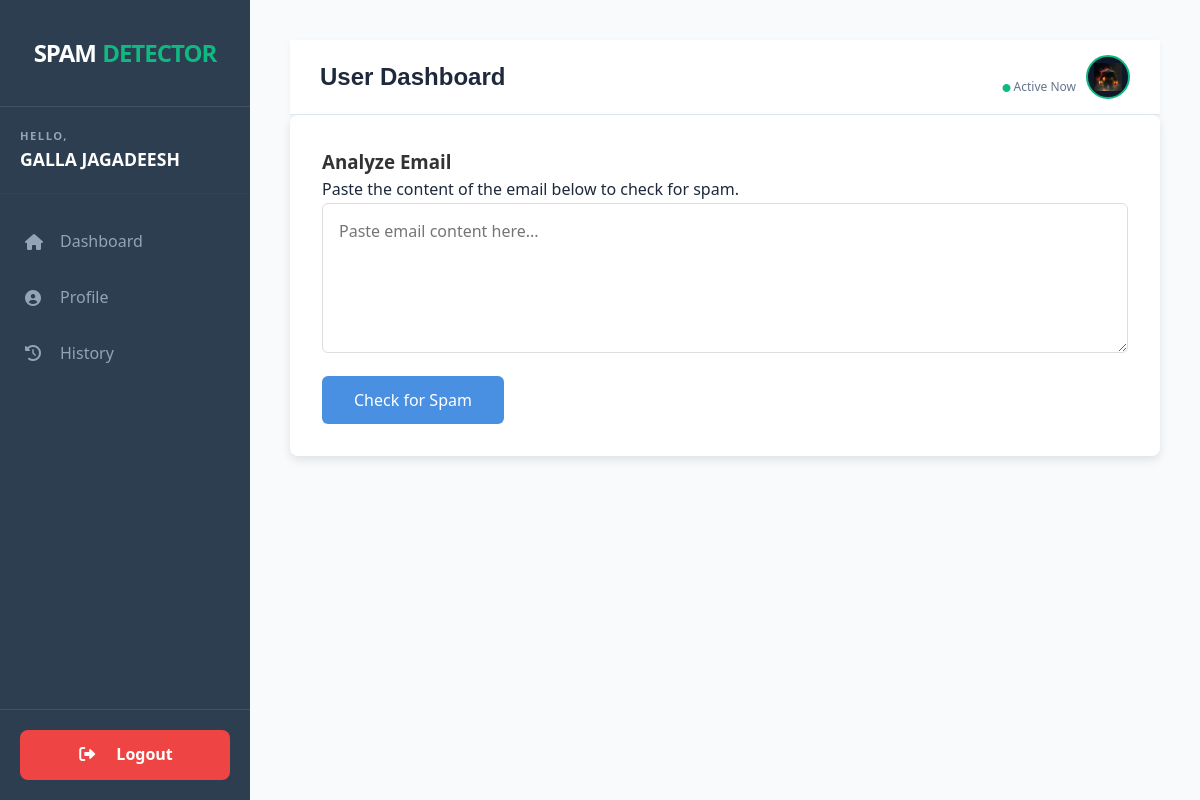
/dashboard (signed in), run on the app's committed database.
### tables this page shows
CREATE TABLE users (id INTEGER PRIMARY KEY AUTOINCREMENT, full_name TEXT, email TEXT, password TEXT, role TEXT DEFAULT 'user', username TEXT, dob TEXT, gender TEXT, location TEXT, profile_pic TEXT DEFAULT 'default_user.png');

### app.py (the view)
@app.route('/dashboard')
def dashboard():
    if 'user_id' not in session:
        return redirect(url_for('login'))
    conn = get_db_connection()
    user = conn.execute(
        'SELECT * FROM users WHERE id = ?',
        (session['user_id'],)
    ).fetchone()
    stats = conn.execute('''
        SELECT
            COUNT(*) as total,
            SUM(CASE WHEN score >= 50 THEN 1 ELSE 0 END) as spam
        FROM analysis_history
        WHERE user_id = ?
    ''', (session['user_id'],)).fetchone()
    history = conn.execute('''
        SELECT * FROM analysis_history
        WHERE user_id = ?
        ORDER BY timestamp DESC LIMIT 5
    ''', (session['user_id'],)).fetchall()
    conn.close()
    total = stats['total'] or 0
    spam = stats['spam'] or 0
    rate = int((spam / total) * 100) if total > 0 else 0
    return render_template(
        'dashboard.html',
        user=user,
        rate=rate,
        history=history
    )

### app.py (called while the page is built)
def get_db_connection():
    db_path = os.path.join(basedir, 'database.db')
    print(f"DEBUG: Connecting to database at: {db_path}") # This prints the path to your terminal
    conn = sqlite3.connect(db_path)
    conn.row_factory = sqlite3.Row # This allows us to access columns by name
    return conn

### templates/dashboard.html (shortened to what this page needs)
<!DOCTYPE html>
<html lang="en">
<head>
    <link rel="stylesheet" href="{{ url_for('static', filename='css/style.css') }}">
    <link rel="stylesheet" href="https://cdnjs.cloudflare.com/ajax/libs/font-awesome/6.0.0/css/all.min.css">
</head>
<body class="dashboard-page">
<nav class="sidebar">
   <div class="sidebar-header">
        <div class="logo" style="font-size: 1.5rem; text-align: center; margin: 10px 0;">
            <span style="color: white; font-weight: 900; letter-spacing: -1px;">SPAM</span>
            <span style="color: #10b981; font-weight: 900; letter-spacing: -1px;">DETECTOR</span>
        </div>
    </div>
    <div class="sidebar-user" style="padding: 20px; border-bottom: 1px solid #334155;">
        <div class="user-text-only">
            <p style="margin: 0; font-size: 0.7rem; color: #94a3b8 !important; font-weight: bold; letter-spacing: 1.5px;">
                HELLO,
            </p>
            <p style="margin: 0; color: #ffffff !important; font-weight: 700; font-size: 1.1rem; text-transform: uppercase;">
                {{ session.get('user_name', 'GUEST') }}
            </p>
        </div>
    </div>
    <div class="sidebar-menu">
        <a href="{{ url_for('dashboard') }}" class="nav-link active">
            <i class="fas fa-home"></i> <span>Dashboard</span>
        </a>
        <a href="{{ url_for('profile') }}" class="nav-link">
            <i class="fas fa-user-circle"></i> <span>Profile</span>
        </a>
        <a href="{{ url_for('history') }}" class="nav-link">
            <i class="fas fa-history"></i> <span>History</span>
        </a>
    </div>
    <div class="sidebar-footer" style="margin-top: auto; padding: 20px;">
        <a href="{{ url_for('logout') }}" class="nav-link" style="background: #ef4444; color: white; border-radius: 8px; text-align: center; padding: 12px; display: block; text-decoration: none; font-weight: 600;">
            <i class="fas fa-sign-out-alt"></i> <span>Logout</span>
        </a>
    </div>
</nav>
    <main class="main-content">
<header style="display: flex; justify-content: space-between; align-items: center; padding: 15px 30px; background: white; border-bottom: 1px solid #e2e8f0;">
    <h2 style="margin: 0; font-family: 'Plus Jakarta Sans', sans-serif;">User Dashboard</h2>
    <div class="profile-menu-container" style="position: relative; display: flex; align-items: center; gap: 15px;">
        <div class="header-user" style="display: flex; align-items: center; gap: 10px;">
            <div class="user-info">
                <p class="user-name">Hello  {{ user['full_name'] }}</p>
                <p class="user-status"><i class="fas fa-circle" style="color: #10b981; font-size: 8px;"></i> Active Now</p>
            </div>
            <div class="user-profile-avatar" onclick="toggleProfileMenu()" style="cursor: pointer; width: 44px; height: 44px; border-radius: 50%; overflow: hidden; border: 2px solid #10b981; background: #0f172a; display: flex; align-items: center; justify-content: center; padding: 6px;">
                {% set pic = user['profile_pic'] %}
                {% if pic and pic != 'default.png' and pic != 'default_user.png' %}
                    {% if pic.startswith('http') %}
                        <img src="{{ pic }}" style="width: 100%; height: 100%; object-fit: cover;">
                    {% else %}
                        <img src="{{ url_for('static', filename='profile_pics/' + pic) }}" style="width: 100%; height: 100%; object-fit: cover;">
                    {% endif %}
                {% else %}
                    {% set name = session.get('user_name') or user['username'] or user['full_name'] or user['email'] %}
                    <div class="avatar-initial">
                        {{ name[0]|upper }}
                    </div>
                {% endif %}
            </div>
        </div>
    </div>
</header>
            <div class="email-section">
                <h3>Analyze Email</h3>
                <p>Paste the content of the email below to check for spam.</p>
               <form id="spamForm" action="{{ url_for('predict') }}" method="POST">
    <textarea id="emailText" name="emailContent" placeholder="Paste email content here..." required></textarea>
    <button type="submit" class="btn-analyze" id="analyzeBtn">
        <span class="btn-text">Check for Spam</span>
    </button>
                 </form>
            </div>
    </main>
</body>
</html>

### static/css/style.css (style rules this page uses)
:root { --primary-color: #4a90e2; --secondary-color: #35424a; --accent-color: #e74c3c; --success-color: #2ecc71; --bg-light: #f4f7f6; --text-dark: #333; --text-light: #7f8c8d; --white: #ffffff; --sidebar-width: 250px; --shadow-sm: 0 2px 5px rgba(0,0,0,0.05); --shadow-md: 0 4px 10px rgba(0,0,0,0.1); }
* { margin: 0; padding: 0; box-sizing: border-box; font-family: 'Segoe UI', Tahoma, Geneva, Verdana, sans-serif; }
body, html { background-color: #f8fafc !important; margin: 0; padding: 0; width: 100%; overflow-x: hidden; }
body { background-color: var(--bg-light); color: var(--text-dark); line-height: 1.6; }
a { text-decoration: none; color: inherit; }
body.dashboard-page { display: flex; height: 100vh; overflow: hidden; }
.sidebar { width: 250px; background-color: #2c3e50; min-height: 100vh; position: fixed; color: var(--white); display: flex; flex-direction: column; flex-shrink: 0; transition: all 0.3s; }
.dashboard-page .sidebar-header { padding: 1.5rem; text-align: center; border-bottom: 1px solid rgba(255,255,255,0.1); }
.dashboard-page .sidebar-footer { padding: 1rem; border-top: 1px solid rgba(255,255,255,0.1); }
.main-content { margin-left: 250px; flex-grow: 1; background-color: #f8fafc !important; padding: 40px; min-height: 100vh; box-sizing: border-box; }
.dashboard-page header { background: var(--white); padding: 1rem 2rem; box-shadow: var(--shadow-sm); display: flex; justify-content: space-between; align-items: center; }
h1, h2, p, .user-name { color: #1e293b !important; }
.email-section, .result-card { background: var(--white); padding: 2rem; border-radius: 8px; box-shadow: var(--shadow-md); margin-bottom: 2rem; }
.email-section textarea { width: 100%; height: 150px; padding: 1rem; border: 1px solid #ddd; border-radius: 6px; resize: vertical; font-size: 1rem; }
.btn-analyze { background-color: var(--primary-color); color: white; padding: 0.8rem 2rem; border: none; border-radius: 6px; font-size: 1rem; cursor: pointer; margin-top: 1rem; display: inline-flex; align-items: center; gap: 10px; }
.btn-analyze { display: inline-flex; align-items: center; justify-content: center; min-width: 180px; }
.sidebar-menu { display: flex; flex-direction: column; padding: 20px 0; }
.nav-link { display: flex; align-items: center; padding: 15px 25px; color: #94a3b8; text-decoration: none; transition: 0.3s; }
.nav-link i { margin-right: 15px; width: 20px; }
.main-content { overflow-y: scroll !important; height: 100vh; }
.user-info { display: flex; flex-direction: column; align-items: flex-end; }
.user-info .user-name { margin: 0; font-weight: 700; line-height: 1.2; }
.user-info .user-status { margin: 0; font-size: 0.75rem; color: #64748b !important; }
.user-info p { color: #ffffff !important; text-shadow: 0px 0px 5px rgba(255, 255, 255, 0.1); }

### data on the page
users: get "GALLA JAGADEESH", profile_pic (picture)
